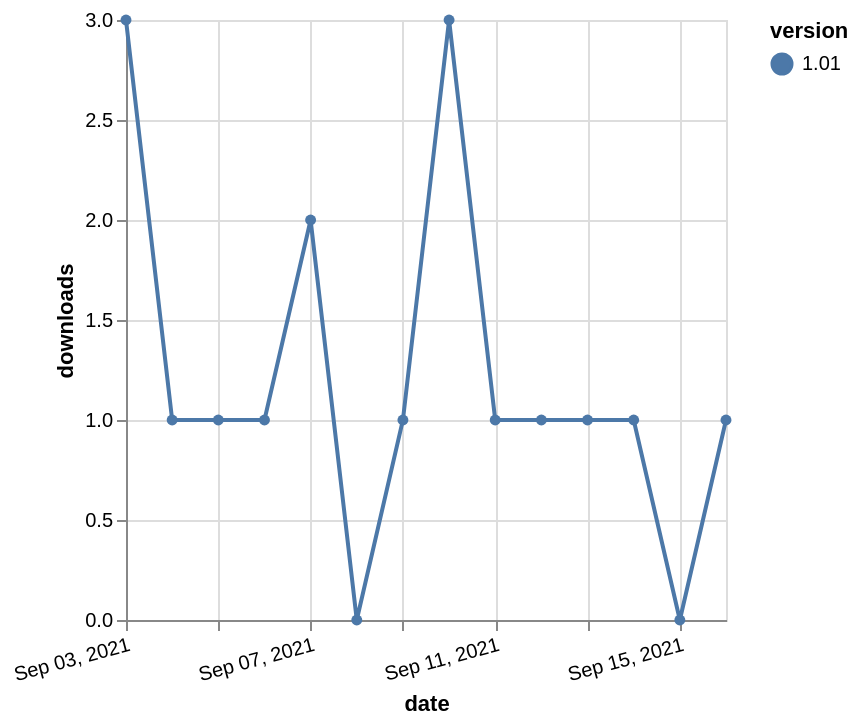

Specify this chart in Vega-Lite:
### Vega-Lite specification from a JSON file in a GitHub repository (floating-point values rounded to 4 significant figures)
{"$schema": "https://vega.github.io/schema/vega-lite/v5.json", "description": "A simple bar chart with embedded data.", "data": {"values": [{"date": "2021-09-03", "total": 19, "delta": 3, "version": "1.01"}, {"date": "2021-09-04", "total": 20, "delta": 1, "version": "1.01"}, {"date": "2021-09-05", "total": 21, "delta": 1, "version": "1.01"}, {"date": "2021-09-06", "total": 22, "delta": 1, "version": "1.01"}, {"date": "2021-09-07", "total": 24, "delta": 2, "version": "1.01"}, {"date": "2021-09-08", "total": 24, "delta": 0, "version": "1.01"}, {"date": "2021-09-09", "total": 25, "delta": 1, "version": "1.01"}, {"date": "2021-09-10", "total": 28, "delta": 3, "version": "1.01"}, {"date": "2021-09-11", "total": 29, "delta": 1, "version": "1.01"}, {"date": "2021-09-12", "total": 30, "delta": 1, "version": "1.01"}, {"date": "2021-09-13", "total": 31, "delta": 1, "version": "1.01"}, {"date": "2021-09-14", "total": 32, "delta": 1, "version": "1.01"}, {"date": "2021-09-15", "total": 32, "delta": 0, "version": "1.01"}, {"date": "2021-09-16", "total": 33, "delta": 1, "version": "1.01"}]}, "width": "container", "mark": {"type": "line", "point": {"filled": true}}, "encoding": {"x": {"field": "date", "type": "temporal", "timeUnit": "yearmonthdate", "title": "date", "axis": {"labelAngle": -15}}, "y": {"field": "delta", "type": "quantitative", "title": "downloads"}, "color": {"field": "version", "type": "nominal"}, "tooltip": {"field": "delta"}}}
